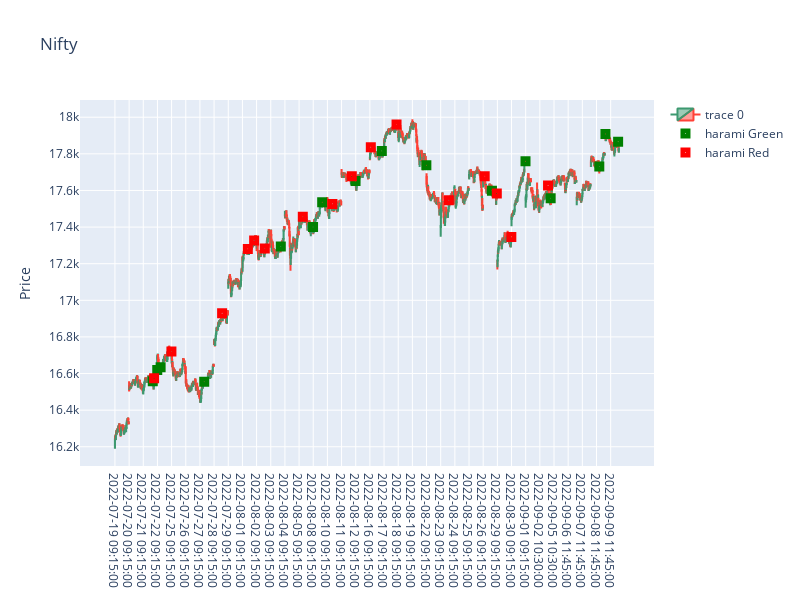

Notebook code cell kept with this figure:
### Code cell
fig = go.Figure(data=[go.Candlestick(x=df.index,
                open=df.Open, high=df.High,
                low=df.Low, close=df.Close)
                     ])

fig.update_layout(xaxis_rangeslider_visible=False)
fig.update_layout(
    width=800, height=600,
    title="Nifty",
    yaxis_title='Price',
    xaxis=dict(type = "category")
)

fig.add_trace(go.Scatter(
    x=x,
    y=SignalGreen,
    name ='harami Green',
    mode="markers", 
    marker_size=10,
    marker = dict(color='green', symbol = "square-dot")   
))

fig.add_trace(go.Scatter(
    x=x,
    y=SignalRed,
    name ='harami Red',
    mode="markers", 
    marker_size=10,
    marker = dict(color='red', symbol = "square-dot")   
))

fig.show()

### Figure 1 — Plotly figure (JSON) as saved in the notebook; plotly's stock layout.template omitted (floating-point values rounded to 4 significant figures; data arrays with more than 128 entries replaced by an {"elided": "..."} marker saying what was removed)
{"data": [{"close": {"elided": "2782 int values"}, "high": {"elided": "2782 int values"}, "low": {"elided": "2782 int values"}, "open": {"elided": "2782 int values"}, "type": "candlestick", "x": {"elided": "2782 str values"}}, {"marker": {"color": "green", "size": 10, "symbol": "square-dot"}, "mode": "markers", "name": "harami Green", "type": "scatter", "x": {"elided": "2782 str values"}, "y": {"elided": "2782 int values"}}, {"marker": {"color": "red", "size": 10, "symbol": "square-dot"}, "mode": "markers", "name": "harami Red", "type": "scatter", "x": {"elided": "2782 str values"}, "y": {"elided": "2782 int values"}}], "layout": {"height": 600, "title": {"text": "Nifty"}, "width": 800, "xaxis": {"rangeslider": {"visible": false}, "type": "category"}, "yaxis": {"title": {"text": "Price"}}}}
